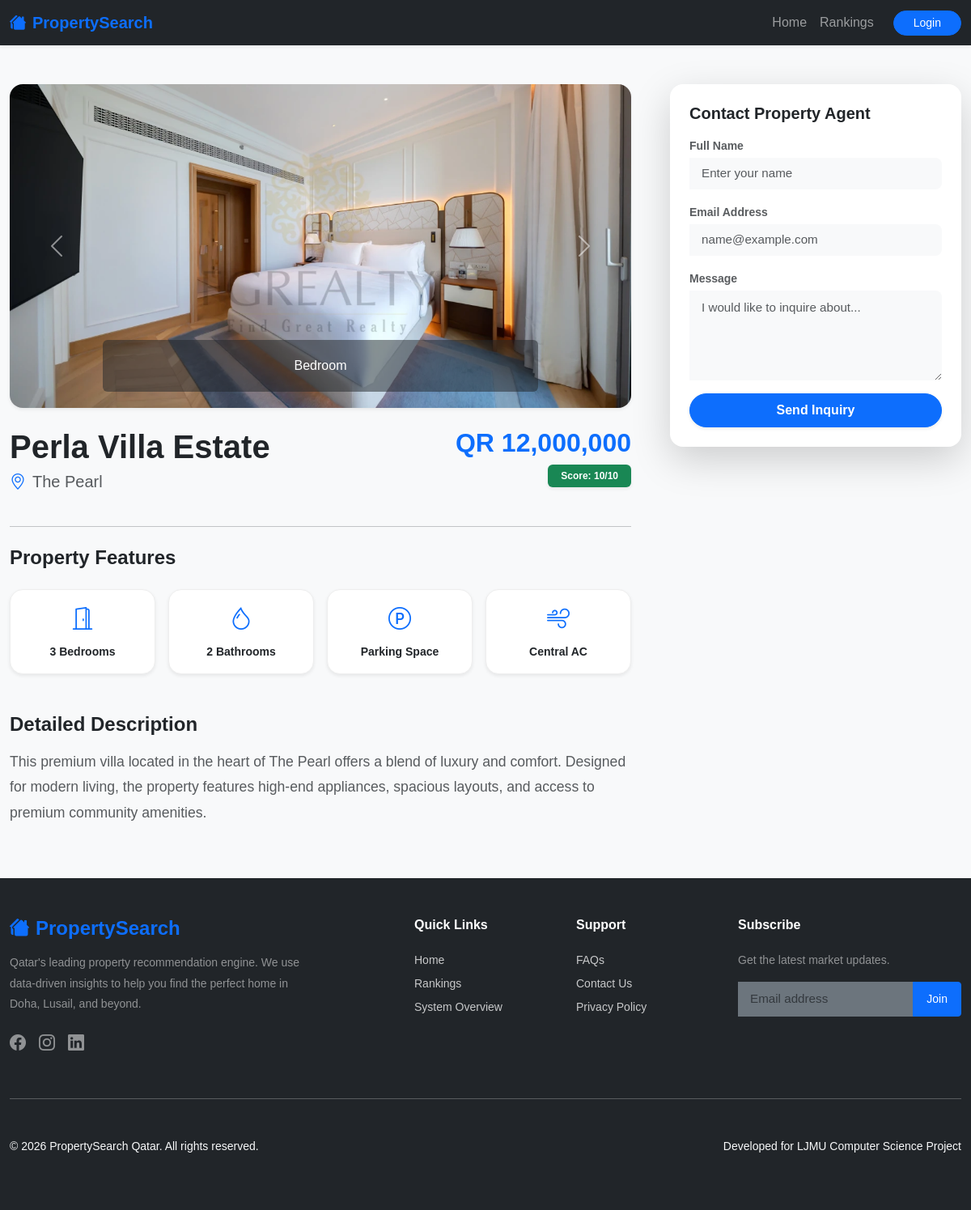
Screenshot of /property.php?id=12 with the database file from the repository.
### tables this page shows
CREATE TABLE `properties` (
  `property_id` int(11) NOT NULL,
  `name` varchar(255) NOT NULL,
  `type` varchar(50) NOT NULL,
  `price` int(11) NOT NULL,
  `location` varchar(255) NOT NULL,
  `description` text NOT NULL,
  `recommendation_score` int(3) NOT NULL,
  `average_rating` float NOT NULL,
  `image` varchar(255) DEFAULT NULL,
  `bedrooms` int(11) NOT NULL DEFAULT 0,
  `bathrooms` int(11) NOT NULL DEFAULT 0,
  `size` int(11) NOT NULL DEFAULT 0
);

### property.php (the view, shortened to what this page needs)
<?php
include 'header.php';
$property_id = isset($_GET['id']) ? (int)$_GET['id'] : 0;
$query = "SELECT * FROM properties WHERE property_id = $property_id";
$result = mysqli_query($conn, $query);
$property = mysqli_fetch_assoc($result);
?>
<div class="container my-5">
    <div class="row g-5">
        <div class="col-lg-8">
            <div id="propertyCarousel" class="carousel slide shadow-sm rounded-4 overflow-hidden mb-4" data-bs-ride="carousel">
                <div class="carousel-inner">
                    <div class="carousel-item active">
                        <img src="assets/images/property<?php echo $property_id; ?>/1.jpg" class="d-block w-100" style="height: 400px; object-fit: cover;" onerror="this.src='assets/images/property<?php echo $property_id; ?>.jpg'">
                        <div class="carousel-caption d-none d-md-block bg-dark bg-opacity-50 rounded">
                            <p class="mb-0">Bedroom</p>
                        </div>
                    </div>
                </div>
                <button class="carousel-control-prev" type="button" data-bs-target="#propertyCarousel" data-bs-slide="prev">
                    <span class="carousel-control-prev-icon"></span>
                </button>
                <button class="carousel-control-next" type="button" data-bs-target="#propertyCarousel" data-bs-slide="next">
                    <span class="carousel-control-next-icon"></span>
                </button>
            </div>
            <div class="d-flex justify-content-between align-items-start mb-3">
                <div>
                    <h1 class="fw-bold mb-1 text-dark"><?php echo htmlspecialchars($property['name']); ?></h1>
                    <p class="text-muted fs-5"><i class="bi bi-geo-alt text-primary me-2"></i><?php echo htmlspecialchars($property['location']); ?></p>
                </div>
                <div class="text-end">
                    <h2 class="text-primary fw-bold mb-0">QR <?php echo number_format($property['price']); ?></h2>
                    <span class="badge bg-success px-3 py-2 mt-2 shadow-sm">Score: <?php echo $property['recommendation_score']; ?>/10</span>
                </div>
            </div>
            <hr class="my-4 opacity-25">
            <h4 class="fw-bold mb-4">Property Features</h4>
            <div class="row g-3 mb-5">
                <div class="col-6 col-md-3 text-center">
                    <div class="p-3 rounded-4 bg-white shadow-sm amenity-box">
                        <i class="bi bi-door-open fs-3 text-primary"></i>
                        <p class="small fw-bold mb-0 mt-2">3 Bedrooms</p>
                    </div>
                </div>
                <div class="col-6 col-md-3 text-center">
                    <div class="p-3 rounded-4 bg-white shadow-sm amenity-box">
                        <i class="bi bi-droplet fs-3 text-primary"></i>
                        <p class="small fw-bold mb-0 mt-2">2 Bathrooms</p>
                    </div>
                </div>
                <div class="col-6 col-md-3 text-center">
                    <div class="p-3 rounded-4 bg-white shadow-sm amenity-box">
                        <i class="bi bi-p-circle fs-3 text-primary"></i>
                        <p class="small fw-bold mb-0 mt-2">Parking Space</p>
                    </div>
                </div>
                <div class="col-6 col-md-3 text-center">
                    <div class="p-3 rounded-4 bg-white shadow-sm amenity-box">
                        <i class="bi bi-wind fs-3 text-primary"></i>
                        <p class="small fw-bold mb-0 mt-2">Central AC</p>
                    </div>
                </div>
            </div>
            <h4 class="fw-bold mb-3">Detailed Description</h4>
            <p class="text-muted" style="line-height: 1.8; font-size: 1.1rem;">
                This premium <?php echo strtolower($property['type']); ?> located in the heart of <?php echo htmlspecialchars($property['location']); ?>
                offers a blend of luxury and comfort. Designed for modern living, the property features high-end appliances,
                spacious layouts, and access to premium community amenities.
            </p>
        </div>
        <div class="col-lg-4">
            <div class="card border-0 shadow-lg rounded-4 p-4 sticky-top sticky-card">
                <h5 class="fw-bold mb-3">Contact Property Agent</h5>
                <form>
                    <div class="mb-3">
                        <label class="small text-muted mb-1 fw-bold">Full Name</label>
                        <input type="text" class="form-control bg-light border-0 py-2" placeholder="Enter your name">
                    </div>
                    <div class="mb-3">
                        <label class="small text-muted mb-1 fw-bold">Email Address</label>
                        <input type="email" class="form-control bg-light border-0 py-2" placeholder="name@example.com">
                    </div>
                    <div class="mb-3">
                        <label class="small text-muted mb-1 fw-bold">Message</label>
                        <textarea class="form-control bg-light border-0" rows="4" placeholder="I would like to inquire about..."></textarea>
                    </div>
                    <button type="button" class="btn btn-primary w-100 py-2 fw-bold rounded-pill shadow-sm">
                        Send Inquiry
                    </button>
                </form>
            </div> </div> </div> </div> <?php include 'footer.php'; ?>

### assets/css/style.css (style rules this page uses)
body { font-family: 'Arial', sans-serif; background-color: #f7f7f7; margin: 0; padding: 0; }
.container { max-width: 1200px; margin: 0 auto; }
.row { display: flex; justify-content: space-between; }
.carousel-item img { object-fit: cover; height: 400px; width: 100%; }
.form-control { border-radius: 0 8px 8px 0; padding: 10px 15px; font-size: 0.95rem; }

### property.php (style rules this page uses)
.sticky-card { top: 100px; z-index: 10; }
.amenity-box { transition: 0.3s; border: 1px solid #eee !important; }

### rows the page displays
properties: name "Perla Villa Estate", location "The Pearl", price "12,000,000", recommendation_score "10", type "villa"
